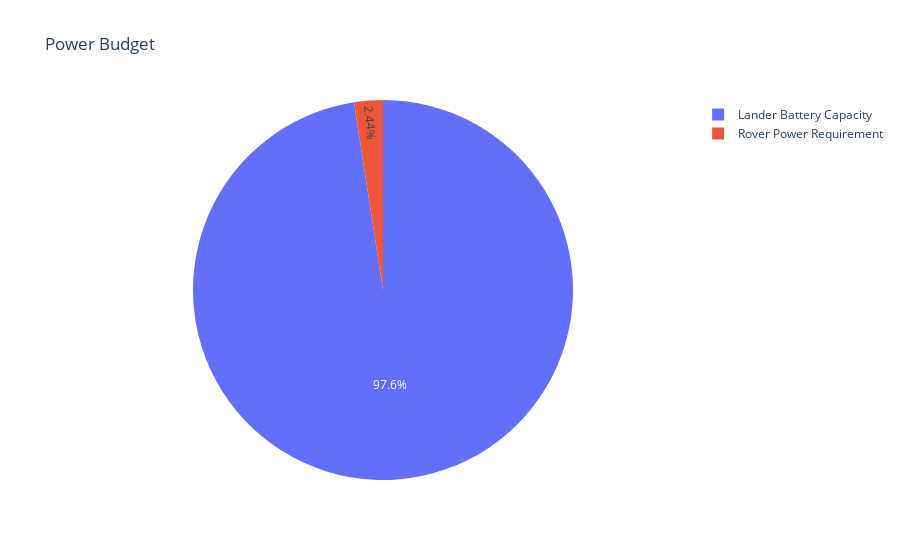

The notebook cell this image was saved under:
### Code cell
import plotly.express as px

power_fig = px.pie(
    names=power_labels,
    values=power_values,
    title='Power Budget'
)

power_fig.show()

### Figure 1 — Plotly figure (JSON) as saved in the notebook; plotly's stock layout.template omitted (floating-point values rounded to 4 significant figures)
{"data": [{"domain": {"x": [0, 1], "y": [0, 1]}, "hovertemplate": "label=%{label}<br>value=%{value}<extra></extra>", "labels": ["Rover Power Requirement", "Lander Battery Capacity"], "legendgroup": "", "name": "", "showlegend": true, "type": "pie", "values": [50, 2000]}], "layout": {"autosize": true, "legend": {"tracegroupgap": 0}, "title": {"text": "Power Budget"}}}
